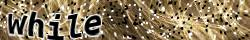
#> input picture ScrapySpider/demo/douban.jpg, 250 x 40 px
$ python '识别验证码.py'
#> lines starting #> are read from the running program, lines starting #| are printed output that depends on the picture
import subprocess
import os
from PIL import Image


def image_to_string(img):
    """
    把图片转化为字符串
    """
    filename = os.path.splitext(img)[0]
    subprocess.call('tesseract {img} {filename}'.format(img=img, filename=filename), shell=True)
    with open(filename + '.txt') as f:
        text = f.read().strip()
    return text

image = Image.open('douban.jpg')
#> image is the input picture: PIL image 250x40 RGB; mean R, G, B 137.1, 119.9, 90.8
c = image.convert('L')
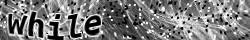
#> c: PIL image 250x40 L; min 0, max 255, mean 121.7
c.save('c.jpg')

# 0 黑色
# 255 白色

# 20 黑白的临界值
# 获得所有像素
pixels = c.load()
for x in range(c.width):
    for y in range(c.height):
        if pixels[x, y] < 5:
            pixels[x, y] = 0
        else:
            pixels[x, y] = 255
c.save('c.jpg')
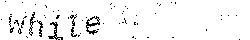
#> saved as c.jpg: PIL image 250x40 L; 95.2% white; black in thin lines or dots

result = image_to_string('c.jpg')
#> (the run stopped early here; a loop or call above may not have finished)
